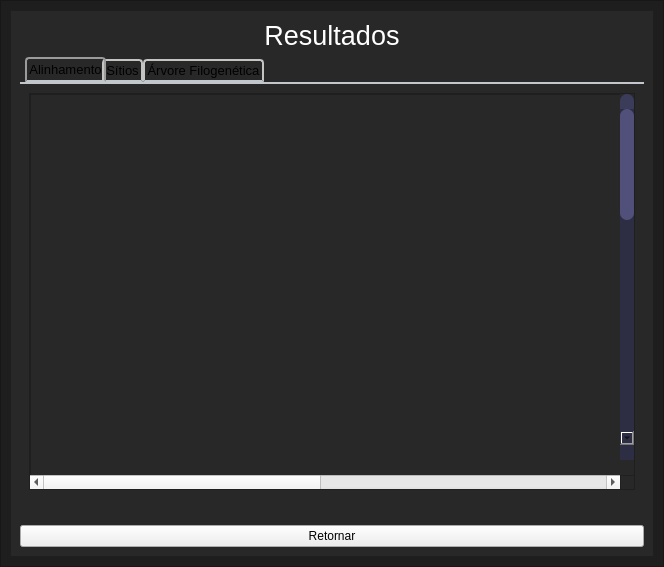
<?xml version="1.0" encoding="UTF-8"?>
<ui version="4.0">
 <class>ResultWindow</class>
 <widget class="QMainWindow" name="ResultWindow">
  <property name="geometry">
   <rect>
    <x>0</x>
    <y>0</y>
    <width>664</width>
    <height>567</height>
   </rect>
  </property>
  <property name="windowTitle">
   <string>MainWindow</string>
  </property>
  <widget class="QWidget" name="centralwidget">
   <layout class="QHBoxLayout" name="horizontalLayout_4">
    <property name="spacing">
     <number>0</number>
    </property>
    <property name="leftMargin">
     <number>0</number>
    </property>
    <property name="topMargin">
     <number>0</number>
    </property>
    <property name="rightMargin">
     <number>0</number>
    </property>
    <property name="bottomMargin">
     <number>0</number>
    </property>
    <item>
     <widget class="QFrame" name="frame">
      <property name="styleSheet">
       <string notr="true">QFrame{
background-color: rgb(30, 30, 30);
}</string>
      </property>
      <property name="frameShape">
       <enum>QFrame::StyledPanel</enum>
      </property>
      <property name="frameShadow">
       <enum>QFrame::Raised</enum>
      </property>
      <layout class="QGridLayout" name="gridLayout">
       <item row="0" column="0">
        <widget class="QFrame" name="frame_2">
         <property name="minimumSize">
          <size>
           <width>500</width>
           <height>500</height>
          </size>
         </property>
         <property name="maximumSize">
          <size>
           <width>1200</width>
           <height>700</height>
          </size>
         </property>
         <property name="styleSheet">
          <string notr="true">QFrame{
background-color: rgb(40,40,40);
}</string>
         </property>
         <property name="frameShape">
          <enum>QFrame::StyledPanel</enum>
         </property>
         <property name="frameShadow">
          <enum>QFrame::Raised</enum>
         </property>
         <layout class="QVBoxLayout" name="verticalLayout_2">
          <item>
           <widget class="QLabel" name="label">
            <property name="maximumSize">
             <size>
              <width>16777215</width>
              <height>50</height>
             </size>
            </property>
            <property name="font">
             <font>
              <pointsize>20</pointsize>
             </font>
            </property>
            <property name="styleSheet">
             <string notr="true">color: rgb(255, 255, 255);</string>
            </property>
            <property name="text">
             <string>Resultados</string>
            </property>
            <property name="alignment">
             <set>Qt::AlignCenter</set>
            </property>
           </widget>
          </item>
          <item>
           <widget class="QTabWidget" name="tabWidget">
            <property name="font">
             <font>
              <pointsize>10</pointsize>
             </font>
            </property>
            <property name="styleSheet">
             <string notr="true">QTabWidget::pane { /* The tab widget frame */
    border-top: 2px solid #C2C7CB;
}

QTabWidget::tab-bar {
    left: 5px; /* move to the right by 5px */
}

/* Style the tab using the tab sub-control. Note that
    it reads QTabBar _not_ QTabWidget */
QTabBar::tab {
    background: qlineargradient(x1: 0, y1: 0, x2: 0, y2: 1,
                                stop: 0 #E1E1E1, stop: 0.4 #DDDDDD,
                                stop: 0.5 #D8D8D8, stop: 1.0 #D3D3D3);
    border: 2px solid #C4C4C3;
    border-bottom-color: #C2C7CB; /* same as the pane color */
    border-top-left-radius: 4px;
    border-top-right-radius: 4px;
    min-width: 8ex;
    padding: 2px;
}

QTabBar::tab:selected, QTabBar::tab:hover {
    background: qlineargradient(x1: 0, y1: 0, x2: 0, y2: 1,
                                stop: 0 #fafafa, stop: 0.4 #f4f4f4,
                                stop: 0.5 #e7e7e7, stop: 1.0 #fafafa);
}

QTabBar::tab:selected {
    border-color: #9B9B9B;
    border-bottom-color: #C2C7CB; /* same as pane color */
}

QTabBar::tab:!selected {
    margin-top: 2px; /* make non-selected tabs look smaller */
}

/* make use of negative margins for overlapping tabs */
QTabBar::tab:selected {
    /* expand/overlap to the left and right by 4px */
    margin-left: -4px;
    margin-right: -4px;
}

QTabBar::tab:first:selected {
    margin-left: 0; /* the first selected tab has nothing to overlap with on the left */
}

QTabBar::tab:last:selected {
    margin-right: 0; /* the last selected tab has nothing to overlap with on the right */
}

QTabBar::tab:only-one {
    margin: 0; /* if there is only one tab, we don't want overlapping margins */
}</string>
            </property>
            <property name="currentIndex">
             <number>0</number>
            </property>
            <widget class="QWidget" name="alignmentTab">
             <attribute name="title">
              <string>Alinhamento</string>
             </attribute>
             <layout class="QGridLayout" name="gridLayout_2">
              <property name="leftMargin">
               <number>9</number>
              </property>
              <property name="topMargin">
               <number>9</number>
              </property>
              <property name="rightMargin">
               <number>9</number>
              </property>
              <property name="bottomMargin">
               <number>9</number>
              </property>
              <item row="0" column="0">
               <widget class="QScrollArea" name="alignmentScrollArea">
                <property name="styleSheet">
                 <string notr="true">QScrollBar:vertical {
	border: none;
    background: rgb(45, 45, 68);
    width: 14px;
    margin: 15px 0 15px 0;
	border-radius: 0px;
 }

/*  HANDLE BAR VERTICAL */
QScrollBar::handle:vertical {	
	background-color: rgb(80, 80, 122);
	min-height: 30px;
	border-radius: 7px;
}
QScrollBar::handle:vertical:hover{	
	background-color: rgb(255, 0, 127);
}
QScrollBar::handle:vertical:pressed {	
	background-color: rgb(185, 0, 92);
}

/* BTN TOP - SCROLLBAR */
QScrollBar::sub-line:vertical {
	border: none;
	background-color: rgb(59, 59, 90);
	height: 15px;
	border-top-left-radius: 7px;
	border-top-right-radius: 7px;
	subcontrol-position: top;
	subcontrol-origin: margin;
}
QScrollBar::sub-line:vertical:hover {	
	background-color: rgb(255, 0, 127);
}
QScrollBar::sub-line:vertical:pressed {	
	background-color: rgb(185, 0, 92);
}

/* BTN BOTTOM - SCROLLBAR */
QScrollBar::add-line:horizontal {
	border: none;
	background-color: rgb(59, 59, 90);
	height: 15px;
	border-bottom-left-radius: 7px;
	border-bottom-right-radius: 7px;
	subcontrol-position: bottom;
	subcontrol-origin: margin;
}
QScrollBar::add-line:vertical:hover {	
	background-color: rgb(255, 0, 127);
}
QScrollBar::add-line:vertical:pressed {	
	background-color: rgb(185, 0, 92);
}

/* RESET ARROW */
QScrollBar::up-arrow:vertical, QScrollBar::down-arrow:vertical {
	background: none;
}
QScrollBar::add-page:vertical, QScrollBar::sub-page:vertical {
	background: none;
}
</string>
                </property>
                <property name="widgetResizable">
                 <bool>true</bool>
                </property>
                <widget class="QWidget" name="alignmentScrollAreaWidgetContents">
                 <property name="geometry">
                  <rect>
                   <x>-479</x>
                   <y>0</y>
                   <width>1200</width>
                   <height>1200</height>
                  </rect>
                 </property>
                 <layout class="QHBoxLayout" name="horizontalLayout">
                  <property name="spacing">
                   <number>0</number>
                  </property>
                  <property name="leftMargin">
                   <number>0</number>
                  </property>
                  <property name="topMargin">
                   <number>0</number>
                  </property>
                  <property name="rightMargin">
                   <number>0</number>
                  </property>
                  <property name="bottomMargin">
                   <number>0</number>
                  </property>
                  <item>
                   <widget class="QFrame" name="alignmentScrollFrame">
                    <property name="minimumSize">
                     <size>
                      <width>1200</width>
                      <height>1200</height>
                     </size>
                    </property>
                    <property name="frameShape">
                     <enum>QFrame::StyledPanel</enum>
                    </property>
                    <property name="frameShadow">
                     <enum>QFrame::Raised</enum>
                    </property>
                    <layout class="QVBoxLayout" name="verticalLayout_3">
                     <property name="leftMargin">
                      <number>12</number>
                     </property>
                     <property name="topMargin">
                      <number>9</number>
                     </property>
                     <property name="rightMargin">
                      <number>9</number>
                     </property>
                     <property name="bottomMargin">
                      <number>9</number>
                     </property>
                     <item>
                      <widget class="QLabel" name="alignmentResultLabel">
                       <property name="font">
                        <font>
                         <pointsize>11</pointsize>
                        </font>
                       </property>
                       <property name="styleSheet">
                        <string notr="true">/* Result Label */
QLabel{
	color: rgb(255, 255, 255);
	background-color: rgb(40, 40, 40);
	border-radius: 5px;
}</string>
                       </property>
                       <property name="text">
                        <string/>
                       </property>
                       <property name="alignment">
                        <set>Qt::AlignLeading|Qt::AlignLeft|Qt::AlignTop</set>
                       </property>
                      </widget>
                     </item>
                    </layout>
                   </widget>
                  </item>
                 </layout>
                </widget>
               </widget>
              </item>
             </layout>
            </widget>
            <widget class="QWidget" name="sitesTab">
             <attribute name="title">
              <string>Sítios</string>
             </attribute>
             <layout class="QHBoxLayout" name="horizontalLayout_2">
              <item>
               <widget class="QScrollArea" name="sitesScrollArea">
                <property name="styleSheet">
                 <string notr="true">QScrollBar:vertical {
	border: none;
    background: rgb(45, 45, 68);
    width: 14px;
    margin: 15px 0 15px 0;
	border-radius: 0px;
 }

/*  HANDLE BAR VERTICAL */
QScrollBar::handle:vertical {	
	background-color: rgb(80, 80, 122);
	min-height: 30px;
	border-radius: 7px;
}
QScrollBar::handle:vertical:hover{	
	background-color: rgb(255, 0, 127);
}
QScrollBar::handle:vertical:pressed {	
	background-color: rgb(185, 0, 92);
}

/* BTN TOP - SCROLLBAR */
QScrollBar::sub-line:vertical {
	border: none;
	background-color: rgb(59, 59, 90);
	height: 15px;
	border-top-left-radius: 7px;
	border-top-right-radius: 7px;
	subcontrol-position: top;
	subcontrol-origin: margin;
}
QScrollBar::sub-line:vertical:hover {	
	background-color: rgb(255, 0, 127);
}
QScrollBar::sub-line:vertical:pressed {	
	background-color: rgb(185, 0, 92);
}

/* BTN BOTTOM - SCROLLBAR */
QScrollBar::add-line:horizontal {
	border: none;
	background-color: rgb(59, 59, 90);
	height: 15px;
	border-bottom-left-radius: 7px;
	border-bottom-right-radius: 7px;
	subcontrol-position: bottom;
	subcontrol-origin: margin;
}
QScrollBar::add-line:vertical:hover {	
	background-color: rgb(255, 0, 127);
}
QScrollBar::add-line:vertical:pressed {	
	background-color: rgb(185, 0, 92);
}

/* RESET ARROW */
QScrollBar::up-arrow:vertical, QScrollBar::down-arrow:vertical {
	background: none;
}
QScrollBar::add-page:vertical, QScrollBar::sub-page:vertical {
	background: none;
}
</string>
                </property>
                <property name="widgetResizable">
                 <bool>true</bool>
                </property>
                <widget class="QWidget" name="sitesScrollAreaWidgetContents">
                 <property name="geometry">
                  <rect>
                   <x>0</x>
                   <y>0</y>
                   <width>10000</width>
                   <height>1200</height>
                  </rect>
                 </property>
                 <layout class="QHBoxLayout" name="horizontalLayout_3">
                  <property name="leftMargin">
                   <number>0</number>
                  </property>
                  <property name="topMargin">
                   <number>0</number>
                  </property>
                  <property name="rightMargin">
                   <number>0</number>
                  </property>
                  <property name="bottomMargin">
                   <number>0</number>
                  </property>
                  <item>
                   <widget class="QFrame" name="sitesFrame">
                    <property name="minimumSize">
                     <size>
                      <width>10000</width>
                      <height>1200</height>
                     </size>
                    </property>
                    <property name="frameShape">
                     <enum>QFrame::StyledPanel</enum>
                    </property>
                    <property name="frameShadow">
                     <enum>QFrame::Raised</enum>
                    </property>
                    <layout class="QVBoxLayout" name="verticalLayout_4">
                     <property name="leftMargin">
                      <number>5</number>
                     </property>
                     <property name="topMargin">
                      <number>5</number>
                     </property>
                     <property name="rightMargin">
                      <number>5</number>
                     </property>
                     <property name="bottomMargin">
                      <number>5</number>
                     </property>
                     <item>
                      <widget class="QLabel" name="sitesResultLabel">
                       <property name="font">
                        <font>
                         <pointsize>11</pointsize>
                        </font>
                       </property>
                       <property name="styleSheet">
                        <string notr="true">QLabel{
	color: rgb(255, 255, 255);
	background-color: rgb(40, 40, 40);
	border-radius: 5px;
}</string>
                       </property>
                       <property name="text">
                        <string/>
                       </property>
                       <property name="alignment">
                        <set>Qt::AlignLeading|Qt::AlignLeft|Qt::AlignTop</set>
                       </property>
                      </widget>
                     </item>
                    </layout>
                   </widget>
                  </item>
                 </layout>
                </widget>
               </widget>
              </item>
             </layout>
            </widget>
            <widget class="QWidget" name="tab">
             <attribute name="title">
              <string>Árvore Filogenética</string>
             </attribute>
            </widget>
           </widget>
          </item>
          <item>
           <widget class="QLabel" name="result_image">
            <property name="text">
             <string/>
            </property>
           </widget>
          </item>
          <item>
           <widget class="QPushButton" name="returnButton">
            <property name="minimumSize">
             <size>
              <width>100</width>
              <height>20</height>
             </size>
            </property>
            <property name="maximumSize">
             <size>
              <width>16777215</width>
              <height>16777215</height>
             </size>
            </property>
            <property name="text">
             <string>Retornar</string>
            </property>
           </widget>
          </item>
         </layout>
        </widget>
       </item>
      </layout>
     </widget>
    </item>
   </layout>
  </widget>
 </widget>
 <resources/>
 <connections/>
</ui>
